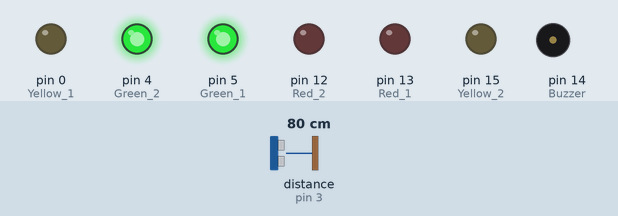
This sketch was run on a simulated Arduino Uno, built with avr-gcc and run on an emulated ATmega328P. Parts: output pins drawn as LEDs (lit = HIGH), buzzer (waves = sounding, pin HIGH). Wiring (inferred from the names in the program): ultrasonic range finder: trigger pin 1; echo pin 3. Inputs (shaded band) come from the test bench; at power-on: distance to the obstacle (sensor on pin 3) 80 cm. The echo pulse lasts 58.3 µs per cm; pins used as bus, display or sensor lines are not drawn.

Above: at 1.2 s.
1.3 s: distance to the obstacle (sensor on pin 3) set to 64 cm
2.8 s: distance to the obstacle (sensor on pin 3) set to 56 cm
At 3.9 s:
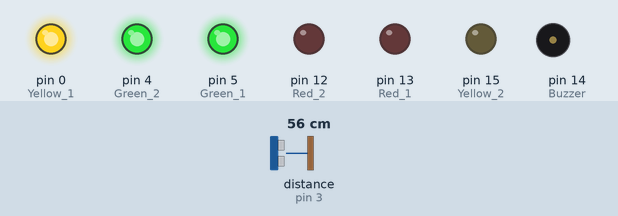
4.3 s: distance to the obstacle (sensor on pin 3) set to 45 cm
5.8 s: distance to the obstacle (sensor on pin 3) set to 39 cm
At 6.2 s:
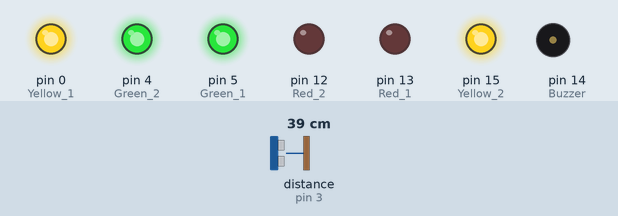
7.3 s: distance to the obstacle (sensor on pin 3) set to 29 cm
8.8 s: distance to the obstacle (sensor on pin 3) set to 24 cm
At 9.6 s:
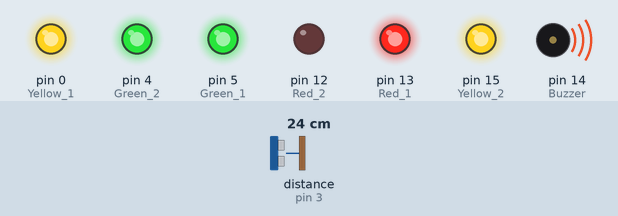
Timing chart, 0 to 11.3 s (numbered marks = the images above; inputs shaded):
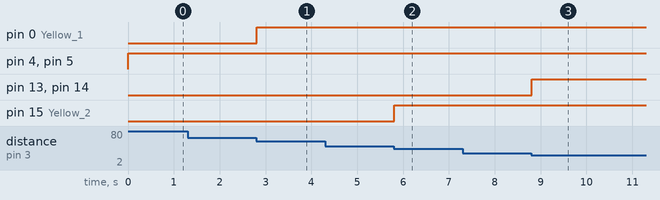

Measured:
- the behaviour switches between 61 and 60 cm on distance to the obstacle (sensor on pin 3) (found by bisection; images 0 and 1)
- the behaviour switches between 42 and 41 cm on distance to the obstacle (sensor on pin 3) (found by bisection; images 1 and 2)
- the behaviour switches between 27 and 26 cm on distance to the obstacle (sensor on pin 3) (found by bisection; images 2 and 3)
- after the input at 1.3 s, every drawn part: stays the same
- after the input at 2.8 s, pin 0 (Yellow_1): LOW → HIGH at once
- after the input at 4.3 s, every drawn part: stays the same
- after the input at 5.8 s, pin 15 (Yellow_2): LOW → HIGH at once
- after the input at 7.3 s, every drawn part: stays the same
- after the input at 8.8 s, pin 13 (Red_1), pin 14 (Buzzer): LOW → HIGH at once

The sketch:

Parking_sensor.ino
```cpp
/***** Variables to customize *****/
// Your GPIO pin number connected to trig pin
const int Trig = 1;
// Your GPIO pin number connected to echo pin
const int Echo = 3;
// Your GPIO pin number connected to first green led
const int Green_1 = 5;
// Your GPIO pin number connected to second green led
const int Green_2 = 4;
// Your GPIO pin number connected to first yellow led
const int Yellow_1 = 0;
// Your GPIO pin number connected to second yellow led
const int Yellow_2 = 15;
// Your GPIO pin number connected to first red led
const int Red_1 = 13;
// Your GPIO pin number connected to second red led
const int Red_2 = 12;
// Your GPIO pin number connected to buzzer
const int Buzzer = 14;
/**********************************/


int Value = 0;

int Measure_the_distance(){
  long Time;
  long Distance;

  digitalWrite(Trig, LOW);
  delayMicroseconds(2);
  digitalWrite(Trig, HIGH);
  delayMicroseconds(10);
  digitalWrite(Trig, LOW);

  Time = pulseIn(Echo, HIGH);
  Distance = Time / 58;

  return Distance;
}


void setup() {
  pinMode(Trig, OUTPUT);
  pinMode(Echo, INPUT);

  pinMode(Green_1, OUTPUT);
  pinMode(Green_2, OUTPUT);
  pinMode(Yellow_1, OUTPUT);
  pinMode(Yellow_2, OUTPUT);
  pinMode(Red_1, OUTPUT);
  pinMode(Red_2, OUTPUT);
  pinMode(Buzzer, OUTPUT);

  digitalWrite(Green_1, LOW);
  digitalWrite(Green_2, LOW);
  digitalWrite(Yellow_1, LOW);
  digitalWrite(Yellow_2, LOW);
  digitalWrite(Red_1, LOW);
  digitalWrite(Red_2, LOW);
  digitalWrite(Buzzer, LOW);
}

void loop() {
  Value = Measure_the_distance();
  if (Value > 100){
    digitalWrite(Green_1, LOW);
    digitalWrite(Green_2, LOW);
    digitalWrite(Yellow_1, LOW);
    digitalWrite(Yellow_2, LOW);
    digitalWrite(Red_1, LOW);
    digitalWrite(Red_2, LOW);
    digitalWrite(Buzzer, LOW);
  }
  if(Value <= 100 && Value > 80){
    digitalWrite(Green_1, HIGH);
    digitalWrite(Green_2, LOW);
    digitalWrite(Yellow_1, LOW);
    digitalWrite(Yellow_2, LOW);
    digitalWrite(Red_1, LOW);
    digitalWrite(Red_2, LOW);
    digitalWrite(Buzzer, LOW);
  }
  if(Value <= 80 && Value > 60){
    digitalWrite(Green_1, HIGH);
    digitalWrite(Green_2, HIGH);
    digitalWrite(Yellow_1, LOW);
    digitalWrite(Yellow_2, LOW);
    digitalWrite(Red_1, LOW);
    digitalWrite(Red_2, LOW);
    digitalWrite(Buzzer, LOW);
  }
  if(Value <= 60 && Value > 40){
    digitalWrite(Green_1, HIGH);
    digitalWrite(Green_2, HIGH);
    digitalWrite(Yellow_1, HIGH);
    digitalWrite(Yellow_2, LOW);
    digitalWrite(Red_1, LOW);
    digitalWrite(Red_2, LOW);
    digitalWrite(Buzzer, LOW);
  }
  if(Value <= 40 && Value > 25){
    digitalWrite(Green_1, HIGH);
    digitalWrite(Green_2, HIGH);
    digitalWrite(Yellow_1, HIGH);
    digitalWrite(Yellow_2, HIGH);
    digitalWrite(Red_1, LOW);
    digitalWrite(Red_2, LOW);
    digitalWrite(Buzzer, LOW);
  }
  if(Value <= 25 && Value > 10){
    digitalWrite(Green_1, HIGH);
    digitalWrite(Green_2, HIGH);
    digitalWrite(Yellow_1, HIGH);
    digitalWrite(Yellow_2, HIGH);
    digitalWrite(Red_1, HIGH);
    digitalWrite(Red_2, LOW);
    digitalWrite(Buzzer, HIGH);
  }
  if(Value <= 10 && Value > 5){
    digitalWrite(Green_1, HIGH);
    digitalWrite(Green_2, HIGH);
    digitalWrite(Yellow_1, HIGH);
    digitalWrite(Yellow_2, HIGH);
    digitalWrite(Red_1, HIGH);
    digitalWrite(Red_2, HIGH);
    digitalWrite(Buzzer, HIGH);
  }
  if(Value <= 5){
    digitalWrite(Buzzer, HIGH);
    digitalWrite(Green_1, LOW);
    delay(50);
    digitalWrite(Green_2, LOW);
    digitalWrite(Green_1, HIGH);
    delay(50);
    digitalWrite(Yellow_1, LOW);
    digitalWrite(Green_2, HIGH);
    delay(50);
    digitalWrite(Yellow_2, LOW);
    digitalWrite(Yellow_1, HIGH);
    delay(50);
    digitalWrite(Red_1, LOW);
    digitalWrite(Yellow_2, HIGH);
    delay(50);
    digitalWrite(Red_2, LOW);
    digitalWrite(Red_1, HIGH);
    delay(50);
    digitalWrite(Red_2, HIGH);
    delay(50);
  }
}
```
